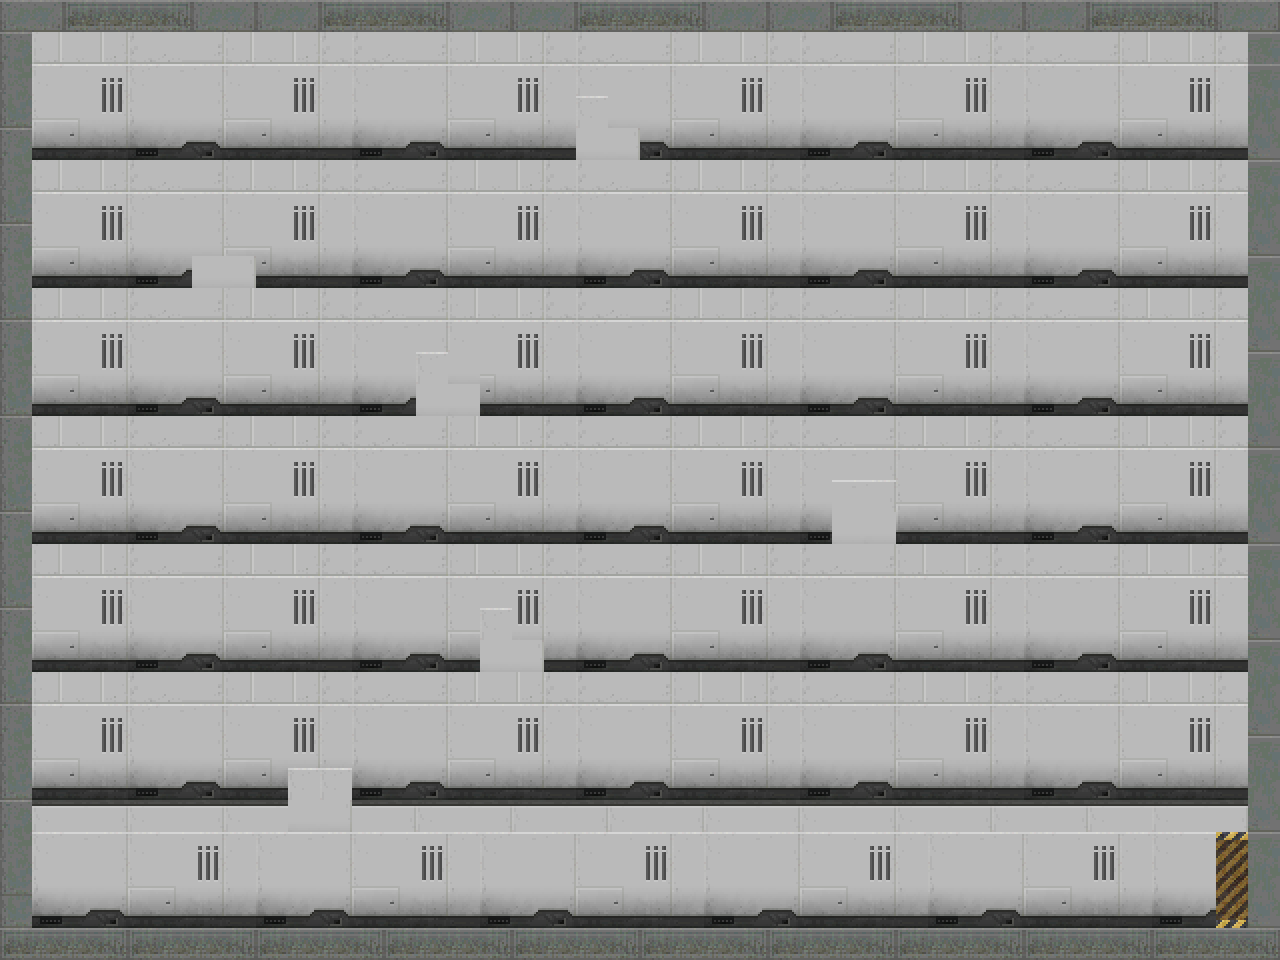

A level layout from a 2D game, rendered from its tile map. Below: a short description, then the map file with tile-grid data replaced by summaries:
An orthogonal 40x30 tile map with 32x32 px tiles, 1 tile layer (Слой тайлов 1) and 42 objects (15x solid, 11x melee, 6x solidForEnemy, 2x 1, 2x 2, ...).

<map version="1.0" orientation="orthogonal" renderorder="right-down" width="40" height="30" tilewidth="32" tileheight="32" nextobjectid="72">
 <tileset firstgid="1" name="scifi_platformTiles_32x32" tilewidth="32" tileheight="32">
  <image source="scifi_platformTiles_32x32.png" width="1120" height="736" />
 </tileset>
 <layer name="Слой тайлов 1" width="40" height="30">
  <data>[1200 cells, 1200 non-empty, 48 distinct tile ids]</data>
 </layer>
 <objectgroup name="слой объектов">
  <object id="24" name="solid" x="0" y="928" width="1281" height="34" />
  <object id="25" name="solid" x="2" y="1" width="1278" height="32" />
  <object id="26" name="solid" x="-1" y="34" width="32" height="895" />
  <object id="27" name="solid" x="1249" y="36" width="31" height="891" />
  <object id="28" name="solid" x="33.3333" y="148" width="542" height="12.6667" />
  <object id="29" name="solid" type="deadly" x="639.333" y="146.667" width="609.333" height="12" />
  <object id="30" name="solid" x="33.3333" y="275.333" width="158" height="10.6667" />
  <object id="32" name="solid" x="257" y="275" width="992" height="11" />
  <object id="33" name="solid" x="34" y="404" width="381" height="12" />
  <object id="34" name="solid" x="480" y="405" width="768" height="10" />
  <object id="35" name="solid" x="33" y="532" width="797" height="10" />
  <object id="36" name="solid" x="898" y="533" width="350" height="10" />
  <object id="37" name="solid" x="33" y="660" width="448" height="11" />
  <object id="38" name="solid" x="546" y="663" width="702" height="8" />
  <object id="39" name="solid" x="33" y="789" width="255" height="15" />
  <object id="40" name="solid" x="352" y="789" width="896" height="14" />
  <object id="42" name="enemy" type="melee" x="64" y="55" width="17" height="19" />
  <object id="44" name="player" x="367" y="57" width="22" height="29" />
  <object id="45" name="solidForEnemy" x="577" y="99" width="60" height="63" />
  <object id="46" name="solidForEnemy" x="192" y="224.5" width="60" height="63" />
  <object id="48" name="solidForEnemy" x="417" y="352.5" width="60" height="63" />
  <object id="49" name="solidForEnemy" x="832" y="479.5" width="60" height="63" />
  <object id="50" name="solidForEnemy" x="482" y="607.5" width="60" height="63" />
  <object id="51" name="solidForEnemy" x="288" y="740.5" width="60" height="63" />
  <object id="52" name="enemy" type="range" x="920.5" y="61.5" width="17" height="19" />
  <object id="53" name="enemy" type="melee" x="474.5" y="186.5" width="17" height="19" />
  <object id="54" name="enemy" type="melee" x="955.5" y="186.5" width="17" height="19" />
  <object id="55" name="enemy" type="melee" x="218.5" y="317.5" width="17" height="19" />
  <object id="56" name="enemy" type="melee" x="214.5" y="451.5" width="17" height="19" />
  <object id="57" name="enemy" type="melee" x="884.5" y="313.5" width="17" height="19" />
  <object id="58" name="enemy" type="melee" x="1101.5" y="455.5" width="17" height="19" />
  <object id="59" name="enemy" type="melee" x="188.5" y="575.5" width="17" height="19" />
  <object id="60" name="enemy" type="melee" x="919.5" y="567.5" width="17" height="19" />
  <object id="61" name="enemy" type="melee" x="849.5" y="702.5" width="17" height="19" />
  <object id="62" name="enemy" type="melee" x="851.5" y="821.5" width="17" height="19" />
  <object id="63" name="healthPack" x="1206.66" y="242.698" width="41" height="32" rotation="0.181751" />
  <object id="64" name="ammoPack" x="32" y="379.333" width="52" height="24" />
  <object id="65" name="exit" type="EXITTYPE" x="1216" y="834" width="31" height="93" />
  <object id="66" name="door" type="1" x="288.182" y="32" width="16" height="116" />
  <object id="67" name="key" type="1" x="447.848" y="96.0606" width="32" height="32" />
  <object id="70" name="door" type="2" x="814" y="158.667" width="16" height="116" />
  <object id="71" name="key" type="2" x="64" y="222.667" width="32" height="32" />
 </objectgroup>
</map>
